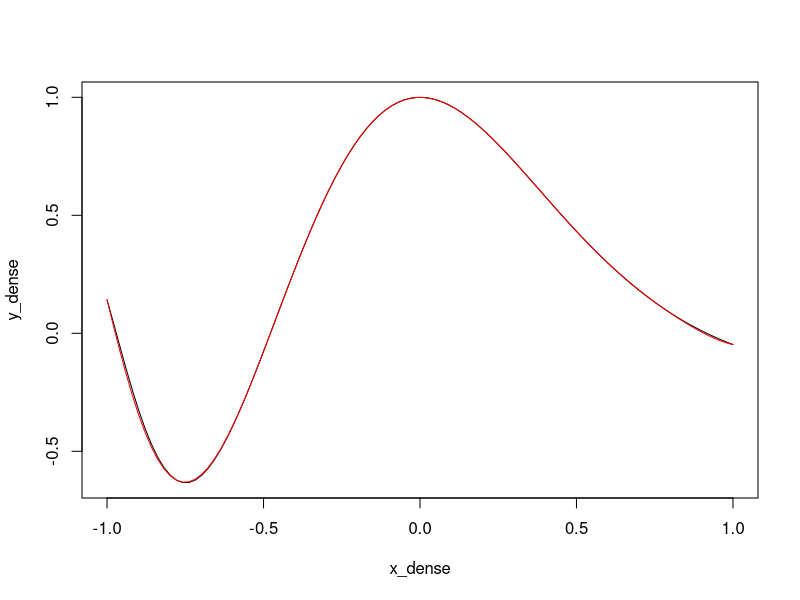
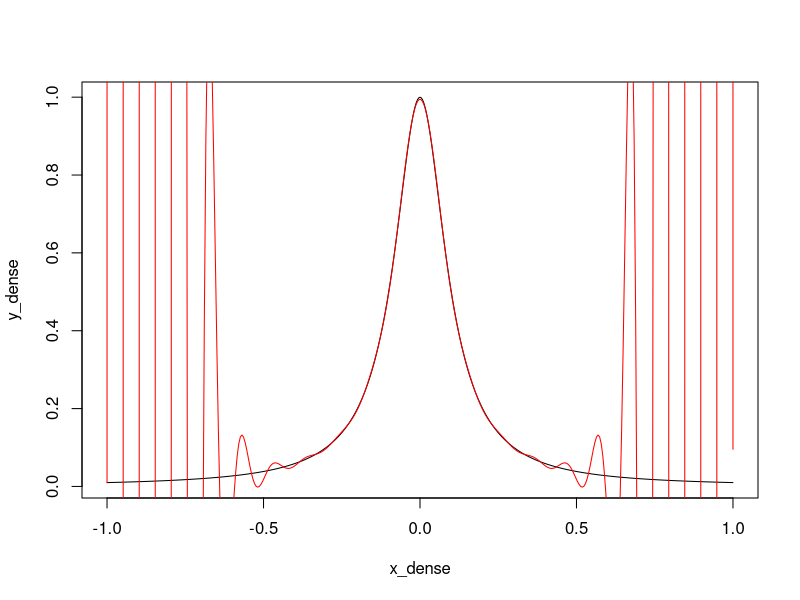
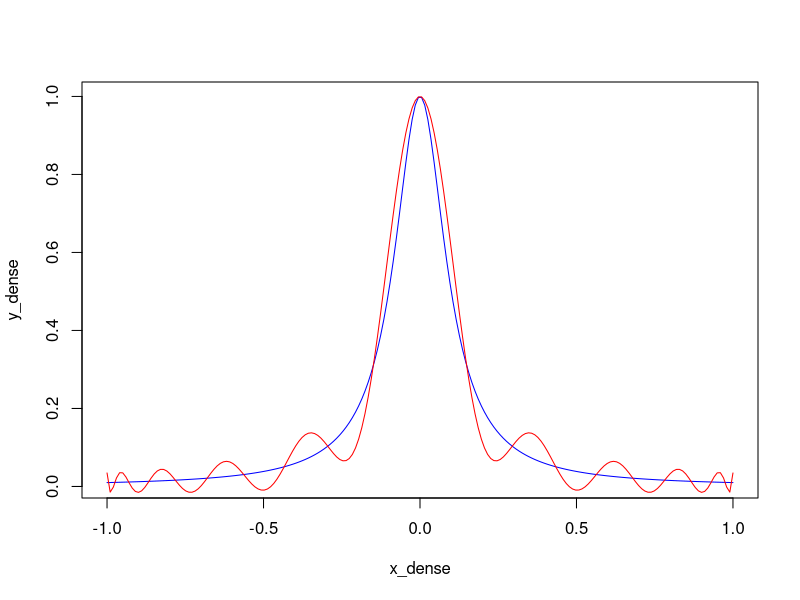
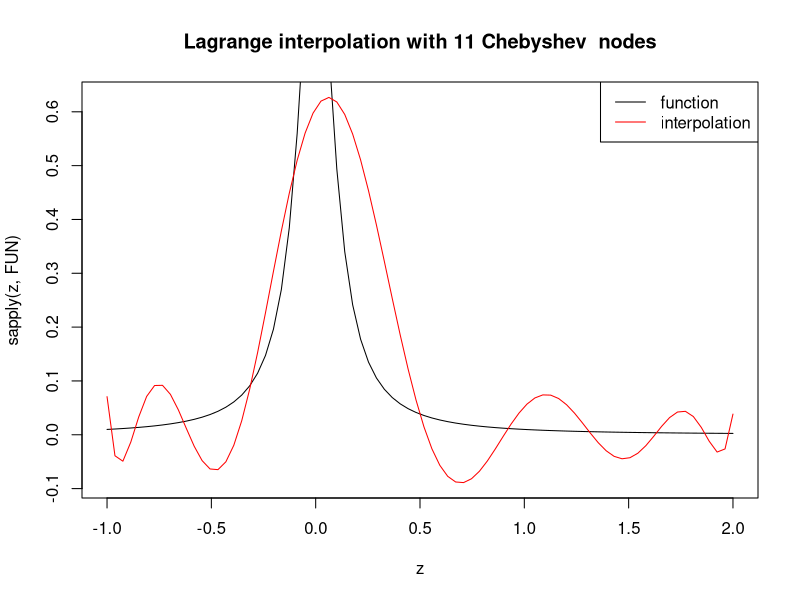
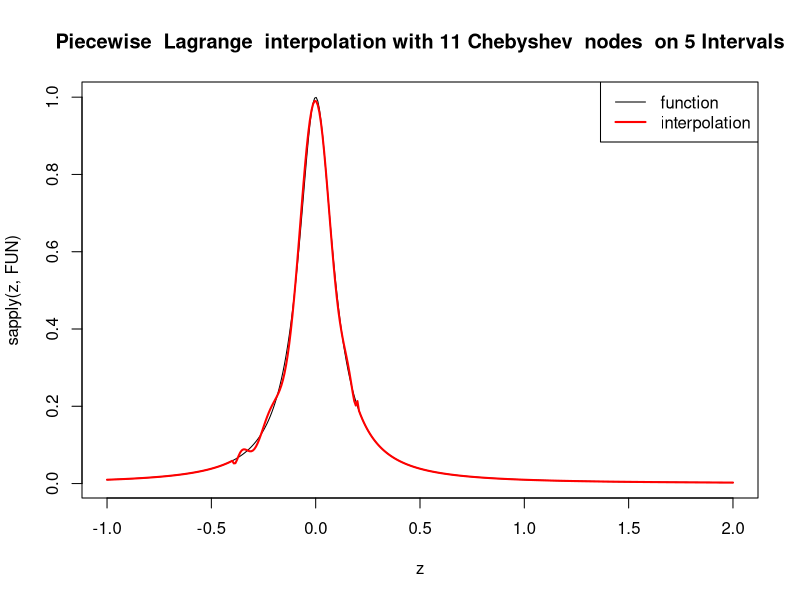
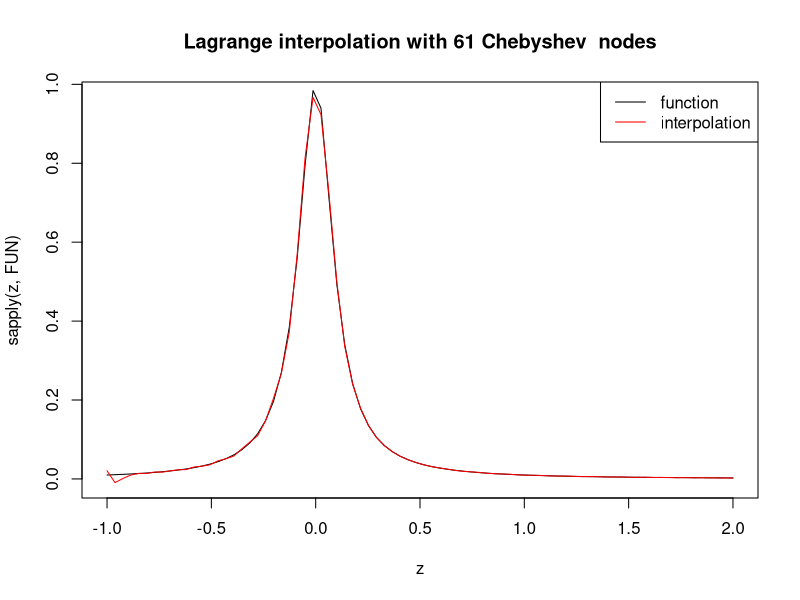
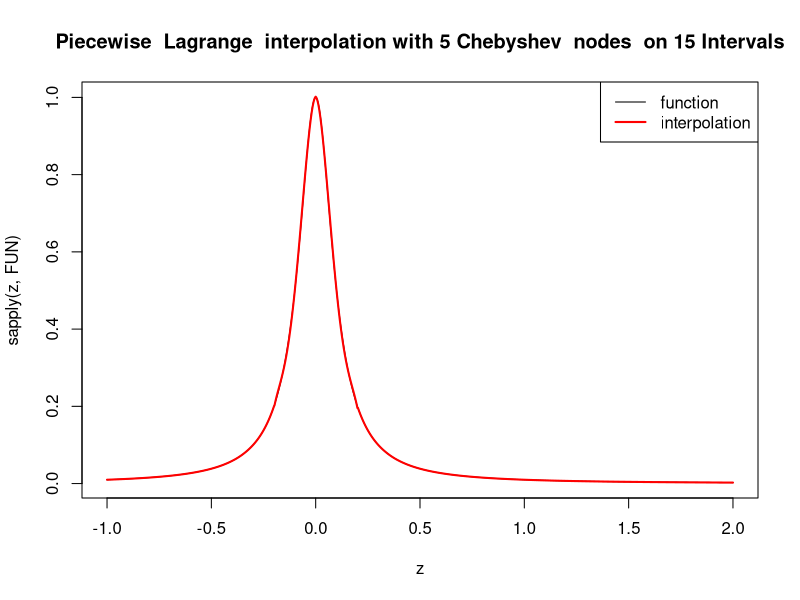

R code for these plots, in order:

dividif=function(x,y){
  ##  Newton's Divided differences
  ## @param x: a vector containing the interpolation nodes 
  ## @param y: a vector of same size as x:
  ##           values of the interpolated function at the nodes
  ## @return : a vector of same size as x:
  ##          the divided differences
  ##          \eqn{f_[x_0, ... x_k]} of order 'length(x) -1'. 
  
  n = length(x) - 1
  d  = y 
  for (j in 2:(n+1) ) {
    d[j : (n+1) ] = ( d[j:(n+1)] - d[(j-1):n])/(x[j:(n+1)] - x[1:(n-j+2)])
  }
  return(d)
}
r = dividif(c(1, 2, 3), c(1, 2, 3))
stopifnot(r == c(1, 1, 0))


hornerNewton = function(a,x,z){
  ## Horner's method: Evaluates  a polynom P at points z, given
  ## nodes x and the coefficients a of P in Newton's basis
  ##
  ## @param a : vector: the  coefficients of the polynomial in
  ##           Newton's basis
  ## @param x : the interpolation nodes.
  ## @param z : vector of points where the polynom needs to be
  ##            evaluated.
  ## @return  : a vector of same size as z: the value of the
  ##            polynomial at points z.
  ##
  n = length(x);
  f  = a[n] * (z-x[n-1]) + a[n-1]
  for( i in 2:(n-1)){
    ## Complete the loop
    f = f*(z-x[n-i]) + a[n-i]
  }
  return(f)
}
 
# 
interpolDividif=function(x,y,z){
  ## Efficient Lagrange interpolation using Horner's method with
  ## Newton basis for evaluation
  ## @param x : vector containing the interpolation nodes
  ## @param y : vector of same size as x: values of the interpolated
  ##            function at the nodes
  ## @param z : vector of points where the  interpolating polynomial
  ##            needs to be evaluated.
  ## @return  : vector of same size as z: the value of the
  ##            interpolating polynomial at points z.

  ## Complete the code
  coefs = dividif(x, y)
  return (hornerNewton(coefs, x, z))
}

n = 10
x = seq(-1, 1, length.out = n)
myfun = function(x) {
  cos(5*x/(2 + x))* 1/(1 + (1*x)^2) 
}
y = sapply(x, myfun)

x_dense = seq(-1, 1, length.out = 10*n)
y_dense = sapply(x_dense, myfun)

plot(x_dense, y_dense, type="l")
lines(x_dense, interpolDividif(x, y, x_dense), col='red')

#ex5
funRunge = function(x) {
  1/(1+(10*x)^2)
}

n = 40
x = seq(-1, 1, length.out = n)
y = sapply(x, funRunge)

x_dense = seq(-1, 1, length.out = 10*n)
y_dense = sapply(x_dense, funRunge)

plot(x_dense, y_dense, type="l")
lines(x_dense, interpolDividif(x, y, x_dense), col='red')


# Tchebyshev nodes
genTchebyshevNodes = function(n) {
  cos(((0:(n-1) + 0.5)*pi/n))
}
n = 20
x = genTchebyshevNodes(n+1)
y = sapply(x, funRunge)

x_dense = seq(-1, 1, length.out = 10*n)
y_dense = sapply(x_dense, funRunge)

plot(x_dense, y_dense, type="l", col='blue')
lines(x_dense, interpolDividif(x, y, x_dense), col='red')


# 
# 
interpolLagrange =function(n, a, b, neval, nodes = 'equi', FUN, Plot){
  ## Generic Lagrange interpolation, with equidistant or Chebyshev nodes.
  ## @param n : the degree of the interpolating polynomial on each
  ## subinterval
  ## @param a : left end-point of the interval
  ## @param b : right end-point of the interval
  ## @param neval :number of evaluation points (a regular grid will be
  ## used on [a,b]
  ## @param nodes :string, either "equi" (default) for equidistant
  ## Lagrange interpolation (on each subinterval) or "cheby" for
  ## using Chebyshev nodes.
  ## @param FUN: the function to be interpolated
  ## @param Plot : logical. Setting 'Plot' to TRUE produces a plot
  ## showing the graph of
  ## the true functions and its interpolation.
  ## @return : vector of size 'neval': the values of the Lagrange
  ## polynomial on an equi-distant grid.

  if (nodes == "equi"){
    x =  seq(-1, 1, length.out = n+1)
  }
  else if (nodes == "cheby"){
    x = genTchebyshevNodes(n+1)
  }
  else{stop("the nodes must be either 'equi' or 'cheby'") }

  ##
  ## Complete the code: compute a vector 'f' containing
  ## the interpolated  values on an equidistant
  ## evaluation grid 'z'.
  ##
  ##
  z = seq(a, b, length.out = neval)
  u = (z - (a+b)/2)*2/(b-a)
  y = sapply((a+b)/2 + (b-a)/2*x, FUN = FUN)
  f = interpolDividif(x, y, u)

  if( Plot ){
    if (nodes == "equi"){ methodName = " equidistant "}
    else {   methodName = " Chebyshev "}

    plot(z, sapply(z,FUN), type="l", ylim=range(c(y,f)), col='black')
    title(main = paste("Lagrange interpolation with ",
                       toString(n+1), methodName,
                       " nodes", sep=""))
    lines(z,f, col = 'red')

    legend('topright', legend=c('function','interpolation'),
           col = c('black','red'), lwd=1)

  }
  return(f)
}
interpolLagrange(n=10, a=-1, b=2, neval=80,  nodes = 'cheby', FUN=funRunge, Plot=TRUE)

# 
piecewiseInterpol=function(n,nInt,a,b,neval, nodes = "equi", FUN, Plot){
  ## @param n : the degree of the interpolating polynomial on each
  ## subinterval
  ## @param nInt :  the number of sub-intervals
  ## @param a, b : endpoints of the interval
  ## @param neval : the number of points on the interpolating grid (on
  ## each subinterval)
  ## @param nodes : string, either "equi" (default) for equidistant
  ## Lagrange interpolation (on each subinterval) or "cheby" for
  ## chebyshev nodes.
  ## @param FUN the function to be interpolated
  ## @param Plot : logical. Should the result be plotted ?
  ## @return : a matrix with 2 rows and neval * nInt -neval + 1:
  ## values of the interpolated funtion on a regular grid (first row)
  ## and the corresponding abscissas (second row).

  intEndPoints = seq(a,b,length.out = nInt+1)
  f = c()
  z = c()
  for (m in 1:nInt){
    A = intEndPoints[m]; B = intEndPoints[m+1]

    fm = interpolLagrange(n=n, a=A, b=B, neval=neval,  nodes = nodes, FUN=FUN, Plot=FALSE)
    zm = seq(A, B, length.out = neval)

    if( m >= 2){
        ## remove first element of zm, fm to avoid
        ## duplicate values of the  interpolating vector
        fm = fm[-1]
        zm = zm[-1]
    }
    z = c(z,zm)
    f = c(f,fm)
  }

  if (Plot){
    if (nodes == "equi") {methodName = " equidistant "}
    else  {methodName = " Chebyshev "}


    plot(z, sapply(z,FUN),type="l")
    title(main = paste("Piecewise  Lagrange  interpolation with ",
                       toString(n+1), methodName, " nodes  on ",
                       toString(nInt), " Intervals", sep=""))
    lines(z,f, col='red', lwd=2)
    legend('topright', legend = c('function','interpolation'),
           lwd=c(1,2), col=c('black','red'))
  }
  return(rbind(f,z) )
}
piecewiseInterpol(n=10, nInt=5, a=-1, b=2, neval=80,  nodes = 'cheby', FUN=funRunge, Plot=TRUE)


interpolLagrange(n=60, a=-1, b=2, neval=80,  nodes = 'cheby', FUN=funRunge, Plot=TRUE)
piecewiseInterpol(n=4, nInt=15, a=-1, b=2, neval=80,  nodes = 'cheby', FUN=funRunge, Plot=TRUE)
